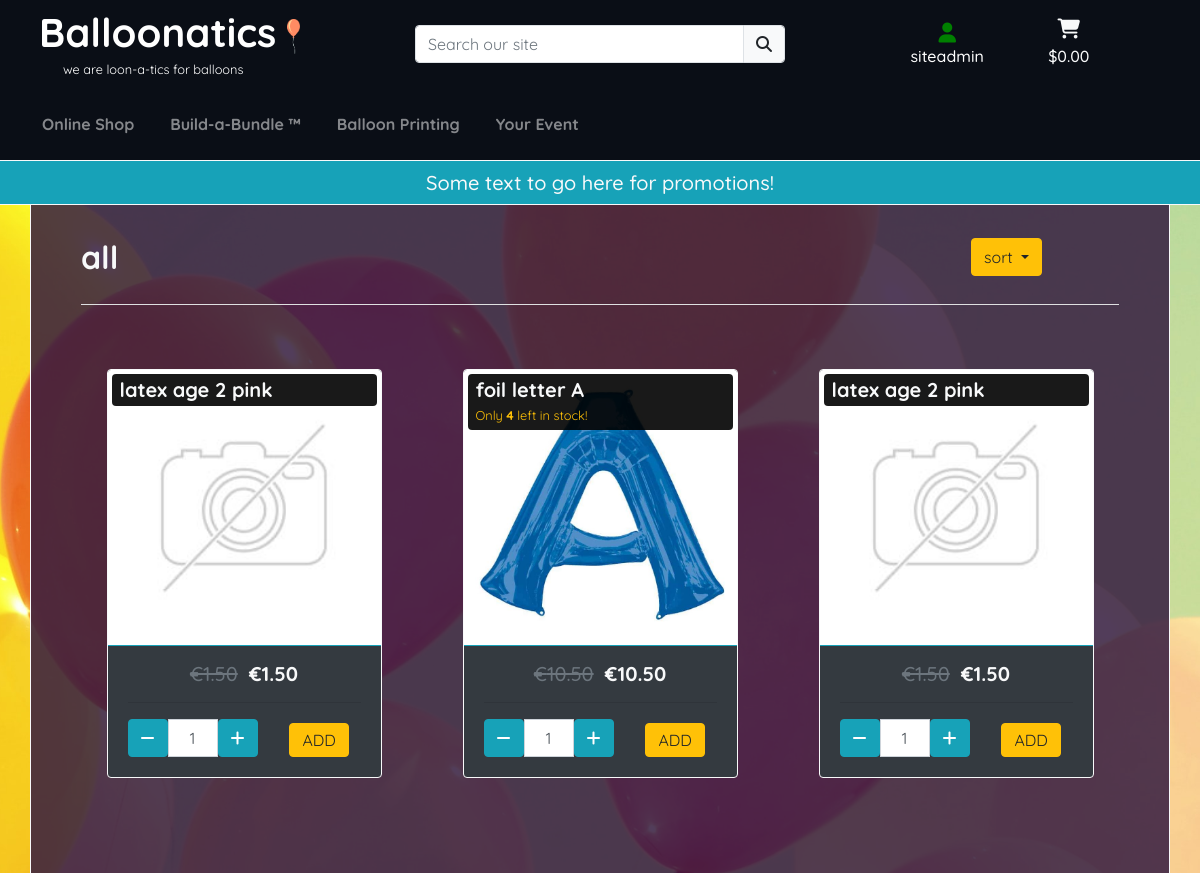
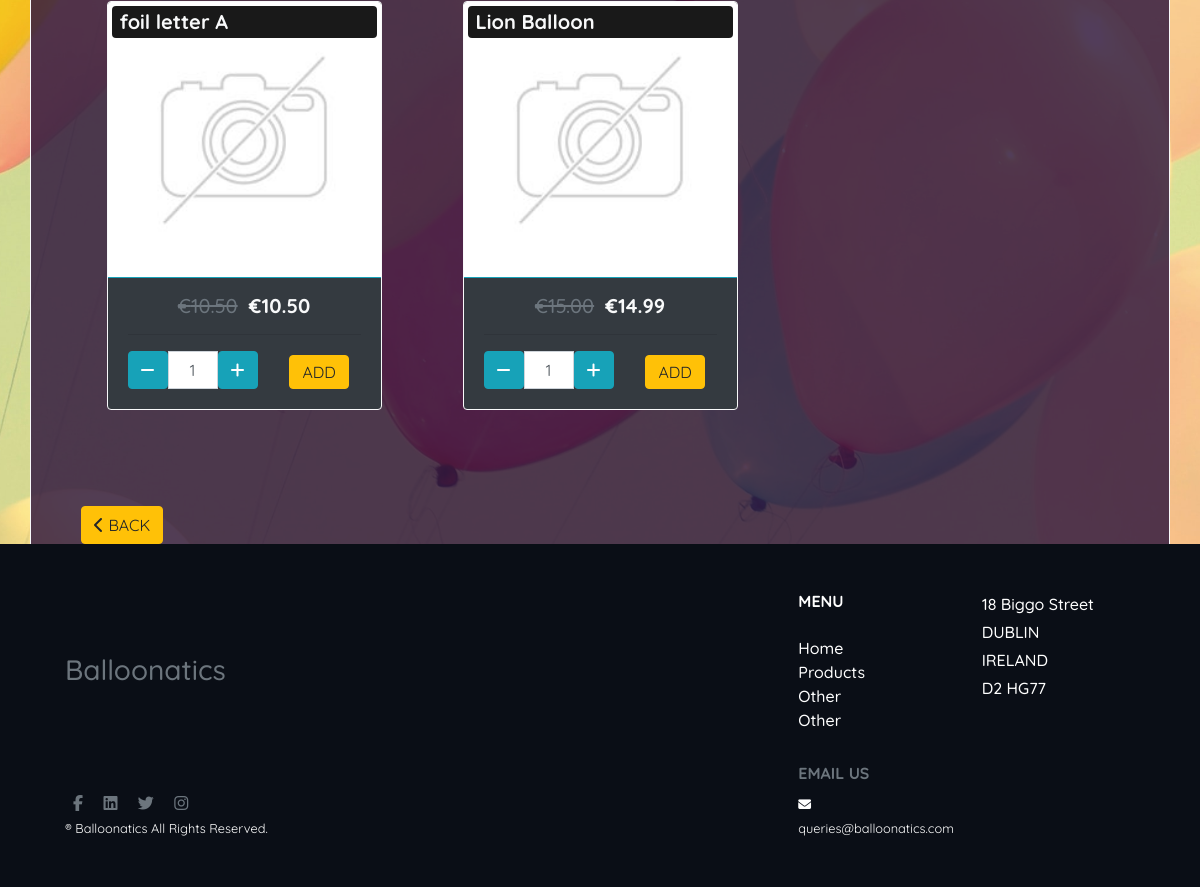
Screenshot of /products/ (signed in) with the database file from the repository (2 pictures, top to bottom).
### products/models.py (models this page shows, shortened)
class Product(models.Model):
    name = models.CharField(max_length=254, null=False, blank=False)
    category = models.ForeignKey('Category', null=True, blank=True,
                                 on_delete=models.SET_NULL)
    sub_category = models.ForeignKey('Sub_Category', null=True, blank=True,
                                     on_delete=models.SET_NULL)
    material = models.ForeignKey('Material', null=True, blank=True,
                                 on_delete=models.SET_NULL)
    uuid = models.CharField(max_length=254, null=True, blank=True)
    description = models.TextField()
    full_price = models.DecimalField(max_digits=6, decimal_places=2, blank=False,
                                default=0.00, validators=[MinValueValidator(
                                    Decimal('0.00'))])
    discounted_price = models.DecimalField(max_digits=6, decimal_places=2,
                                           blank=False, default=0.00,
                                           validators=[MinValueValidator(
                                               Decimal('0.00'))])
    rating = models.DecimalField(max_digits=6, decimal_places=2, null=True,
                                 blank=True, validators=[MinValueValidator(
                                     Decimal('0.00')), MaxValueValidator(
                                         Decimal('5.00'))])
    image = models.ImageField(null=True, blank=True)
    message = models.CharField(max_length=254, null=True, blank=True)
    is_printable = models.BooleanField(default=False)
    age = models.PositiveIntegerField(null=True, blank=True)
    color = models.ForeignKey('Color', null=True, blank=True,
                              on_delete=models.SET_NULL)
    size = models.ForeignKey('Size', null=True, blank=True,
                             on_delete=models.SET_NULL)
    qty_held = models.PositiveIntegerField(default=0)
    shipped_inflated = models.BooleanField(default=False)
    qty_in_bag = models.PositiveIntegerField(default=0) #remove and use annotation
    def calc_qty_in_bag(self, cart):
        if str(self.pk) in cart:
            return cart[str(self.pk)]
        else:
            return 0

### products/views.py (the view, shortened to what this page needs)
# urls.py: path('products/', include('products.urls')),
def products(request):
    products = Product.objects.all()
    sub_category = 'all'
    sort = None
    direction = None
    if 'sub_category' in request.GET:
        sub_category = request.GET['sub_category']
        products = Product.objects.filter(sub_category__name=sub_category)
    cart = request.session.get('cart', {})
    for product in products:
        product.qty_in_cart = product.calc_qty_in_bag(cart)
    context = {
        "products": products,
        'sub_category': sub_category,
        'current_sort': sort,
        'current_dir': direction,
        'product_alert_qty_threshold': settings.QTY_LOW_ALERT_THRESHOLD,
    }
    return render(request, 'products/products.html', context)

### products/templates/products/products.html (shortened to what this page needs)
{% extends 'base.html' %}
{% load static %}
{% block content %}
    <div class="container bg-container-dark text-light">
        <div class="row">
            <div class="col-12 col-md-10 text-center text-md-left my-1">
                <h2><strong>{{ sub_category }}</strong></h2>
            </div>
            <div class="col-12 col-md-2 text-center text-lg-left my-1">
                <div class="dropdown">
                    <button class="btn btn-warning dropdown-toggle" type="button" id="dropdownMenuButton" data-toggle="dropdown" aria-haspopup="true" aria-expanded="false">
                        {% if current_sort == None %}sort{% else %}{{ current_sort }} {{ current_dir }}{% endif %}
                    </button>
                </div>
            </div>
        </div>
        <hr class="bg-light">
        <div class="row">
            {% if products %}
                {% for product in products %}
                    {% include './includes/card.html' with result=product cntxt='products' %}
                {% endfor %}
            {% else %}
                <h4>We're afraid there are currently no products under this category!</h4>
            {% endif %}
        </div>
        <div class="row mt-5">
            <div class="col-12">
                {% if products %}
                    <a href="{% url 'sub_categories' %}?category={{ products.0.category.name }}" class="btn btn-warning text-uppercase"><i class="fas fa-chevron-left"></i> back</a>
                {% else %}
                    <input type=button value="&#60; back" class="btn btn-warning mt-5 text-uppercase" onClick="javascript:history.go(-1);">
                {% endif %}
            </div>
        </div>
    </div>
{% endblock %}

### templates/base.html (shortened to what this page needs)
{% load static %}
<!doctype html>
<html lang="en">
  <head>
    {% block corecss %}
        <link rel="stylesheet" href="https://stackpath.bootstrapcdn.com/bootstrap/4.4.1/css/bootstrap.min.css">
        <link rel="stylesheet" href="{% static 'css/style.css' %}">
    {% endblock %}
  </head>
  <body>
      <header class="container-fluid fixed-top">
        <div id="topnav" class="row bg-site d-none d-lg-flex">
            <div class="col-12 col-lg-4 w-auto my-auto">
                <a href="{% url 'home' %}" class="nav-link main-logo-link ml-2 mr-0">
                    <div class="d-flex">
                        <h1 class="my-0">
                            <strong>Balloonatics</strong>
                            <span><img src="{{ MEDIA_URL }}orange-balloon.png" class="logo-balloon" alt="orange-balloon"></span>
                        </h1>
                    </div>
                    <p class="pl-4 mb-0"><small>we are loon-a-tics for balloons</small></p>
                </a>
            </div>
            <div class="col-12 col-lg-4 my-auto py-1 py-lg-0">
                <form method="GET" action="#">
                    <div class="input-group w-100">
                        <input class="form-control border" type="text" name="q" placeholder="Search our site">
                        <div class="input-group-append">
                            <button class="form-control btn btn-light border" type="submit">
                                <span class="icon">
                                    <i class="fas fa-search"></i>
                                </span>
                            </button>
                        </div>
                    </div>
                </form>
            </div>
            <div class="col-12 col-lg-4 my-auto py-1 py-lg-0">
                <ul class="list-inline list-unstyled text-center my-0">
                    <li class="list-inline-item dropdown">
                        <a class="text-black nav-link" href="#" id="user-options" data-toggle="dropdown" aria-haspopup="true" aria-expanded="false">
                            <div class="text-center">
                                <div><i class="fas fa-user fa-lg" id="account-icon"></i></div>
                                {% if request.user.is_authenticated %}
                                    <p class="my-0" id="account-text">{{ request.user }}</p>
                                {% else %}
                                    <p class="my-0" id="account-text">My Account</p>
                                {% endif %}
                            </div>
                        </a>
                    </li>
                    <li class="list-inline-item">
                        <a class="text-light {% if grand_total %}font-weight-bold{% else %}text-light{% endif %} nav-link" href="{% url 'view_cart' %}">
                            <div class="text-center">
                                <div><i class="fas fa-shopping-cart fa-lg"></i></div>
                                <p class="my-1">
                                    {% if grand_total %}
                                        ${{ grand_total|floatformat:2 }}
                                    {% else %}
                                        $0.00
                                    {% endif %}
                                </p>
                            </div>
                        </a>
                    </li>
                </ul>
            </div>
        </div>
        <div class="row bg-site">
            <div class="col-12 px-0">
                <nav class="navbar navbar-expand-lg navbar-dark">
                    {% include 'includes/main-nav.html' %}
                </nav>
            </div>
        </div>
        <div id="delivery-banner" class="row text-center border-top border-bottom border-light bg-info align-items-center d-none d-lg-flex">
            <div class="col">
                <h5 class="my-1 text-light">Some text to go here for promotions!</h5>
            </div>
        </div>
      </header>
    <div class="container header-container">
    </div>
      <div class="content-container">
      {% block content %}
      {% endblock %}
      </div>
    <div class="container-fluid pb-0 mb-0 justify-content-center bg-site">
     <footer>
         <div class="row my-0 justify-content-center py-5">
             <div class="col-11">
                 <div class="row ">
                     <div class="col-xl-8 col-md-4 col-sm-4 col-12 my-auto mx-auto a">
                         <h3 class="text-muted mb-md-0 mb-5 bold-text">Balloonatics</h3>
                     </div>
                     <div class="col-xl-2 col-md-4 col-sm-4 col-12">
                         <h6 class="mb-3 mb-lg-4 bold-text "><b>MENU</b></h6>
                         <ul class="list-unstyled">
                             <li>Home</li>
                             <li>Products</li>
                             <li>Other</li>
                             <li>Other</li>
                         </ul>
                     </div>
                     <div class="col-xl-2 col-md-4 col-sm-4 col-12">
                         <p class="mb-1">18 Biggo Street</p>
                         <p class="mb-1">DUBLIN</p>
                         <p class="mb-1">IRELAND</p>
                         <p class="mb-1">D2 HG77</p>
                     </div>
                 </div>
                 <div class="row ">
                     <div class="col-xl-8 col-md-4 col-sm-4 col-auto my-md-0 mt-5 order-sm-1 order-3 align-self-end">
                         <p class="social text-muted mb-0 pb-0 bold-text">
                            <span class="mx-2">
                                <i class="fa fa-facebook" aria-hidden="true"></i>
                            </span>
                            <span class="mx-2">
                                <i class="fa fa-linkedin-square" aria-hidden="true"></i>
                            </span>
                            <span class="mx-2">
                                <i class="fa fa-twitter" aria-hidden="true"></i>
                            </span>
                            <span class="mx-2"><i class="fa fa-instagram" aria-hidden="true"></i>
                            </span>
                        </p>
                        <small class="rights">
                            <span>&#174;</span>
                            Balloonatics All Rights Reserved.
                        </small>
                     </div>
                     <div class="col-xl-2 col-md-4 col-sm-4 col-auto order-2 align-self-end mt-3 ">
                         <h6 class="text-muted bold-text"><b>EMAIL US</b></h6><small><span><i class="fa fa-envelope" aria-hidden="true"></i></span> queries@balloonatics.com</small>
                     </div>
                 </div>
             </div>
         </div>
     </footer>
 </div>
  </body>
</html>

### products/templates/products/includes/card.html (shortened to what this page needs)
<div class="col-12 col-md-6 col-lg-4">
    <div class="card bg-dark text-light product-card border border-light my-2 my-lg-5">
        <a href="{% if cntxt == 'categories' %}{% url 'sub_categories' %}?category={{ result.name }}{% elif cntxt == 'sub_categories' %}{% url 'products' %}?sub_category={{ result.name }}{% else %}{% url 'product_detail' result.id %}{% endif %}" class="text-dark">
            {% if result.image %}
                <img src="{{ result.image.url }}" class="card-img-top img-fluid" alt="{{ result.name }}">
            {% else %}
                <img src="{{MEDIA_URL}}noimage.png" class="card-img-top img-fluid" alt="{{ result.name }}">
            {% endif %}
            <div class="card-img-overlay">
                <div style="background-color: rgba(0, 0, 0, 0.9)" class="pl-2 py-1 rounded-3">
                    <h5 class="card-title mb-0 text-light"><strong>{{ result.name }}</strong></h5>
                    {% if product_alert_qty_threshold > result.qty_held %}
                        <p class="mb-0"><small class="text-warning">Only <strong>{{result.qty_held}}</strong> left in stock!</small></p>
                    {% endif %}
                </div>
            </div>
        </a>
        {% if cntxt == 'products' %}
            {% include './card-details.html' with result=result %}
        {% endif %}
    </div>
</div>

### products/templates/products/includes/card-details.html (shortened to what this page needs)
<div class="card-body pt-3 m-0 align-items-center border-info border-top">
    <div class="row mb-3">
        <div class="col-8 offset-2 text-center">
            {% if result.price != result.discounted_price %}
                <h5 class="my-0"><s class="text-muted">€{{ result.full_price }}</s><strong>&nbsp&nbsp€{{ result.discounted_price }}</strong></h5>
            {% else %}
                <h5 class="my-0"><strong>€{{ result.discounted_price }}</strong></h5>
            {% endif %}
        </div>
    </div>
    <hr>
    <form class="form" action="{% url 'add_product_to_cart' result.id %}" method="POST">
        <div class="form-row">
            <div class="col-8 align-content-center">
                <div class="input-group">
                    <span class="input-group-btn">
                        <button type="button" class="quantity-left-minus btn btn-info btn-number" data-type="minus"
                            data-field="">
                            <span class="fas fa-minus"></span>
                        </button>
                    </span>
                    <input type="text" id="qty" name="qty" class="form-control input-number text-center qty-input" value="1"
                        min="1" max="100">
                    <span class="input-group-btn">
                        <button type="button" class="quantity-right-plus btn btn-info btn-number" data-type="plus"
                            data-field="">
                            <span class="fas fa-plus"></span>
                        </button>
                    </span>
                </div>
            </div>
            <div class="col-3 align-content-center">
                <input type="submit" class="btn btn-warning text-center py-1 mt-1 text-uppercase" value="add">
            </div>
        </div>
    </form>
</div>

### rows the page displays
Product: name "latex age 2 pink", full_price "1.50", discounted_price "1.50"
Product: image (picture), name "foil letter A", qty_held "4", full_price "10.50", discounted_price "10.50"
Product: name "latex age 2 pink", full_price "1.50", discounted_price "1.50"
Product: name "foil letter A", full_price "10.50", discounted_price "10.50"
Product: name "Lion Balloon", full_price "15.00", discounted_price "14.99"

### other values shown
{{ request.user }} "siteadmin"
{{ sub_category }} "all"
